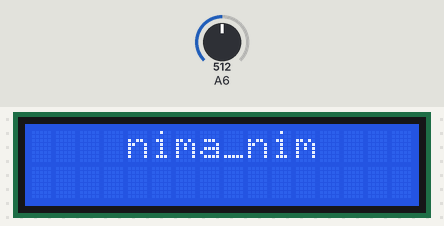
The sketch below on a simulated Arduino Nano, built with avr-gcc and run on an emulated ATmega328P. On the bench: 16×2 character LCD. The test bench sets the inputs (shaded band); at power-on: A6 = 512.

Above: at 2.2 s.
2.3 s: A6 set to 163
3.8 s: A6 set to 138
At 4.3 s:
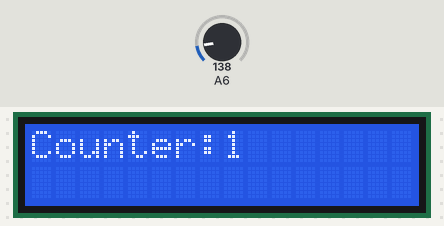
Timing chart, 0 to 6.8 s (numbered marks = the images above; inputs shaded):
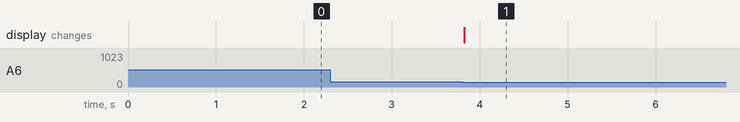

The sketch:

ir_counter.ino
```cpp
//code by nima._.nim
#include <LiquidCrystal.h>
long counter = 0;
int things;
LiquidCrystal lcd(8,A4,12,11,10,9);
void setup() {
lcd.begin(16,2);
lcd.clear();
lcd.setCursor(4,0);
lcd.print("nima_nim");
delay(1000);
}

void loop() {
int sensor = analogRead(A6);
if (sensor > 150){
  things = HIGH;
}
delay(20);
if ((sensor < 150)&(things == HIGH)){
  things = LOW;

  counter++;
  lcd.clear();
  lcd.print("Counter:");
  lcd.print(counter);

}
}
```

Measured:
- the behaviour switches between 150 and 149 on A6 (found by bisection; images 0 and 1)
- after the input at 2.3 s, every drawn part: stays the same
- after the input at 3.8 s, the display: changes at once (image 1)
